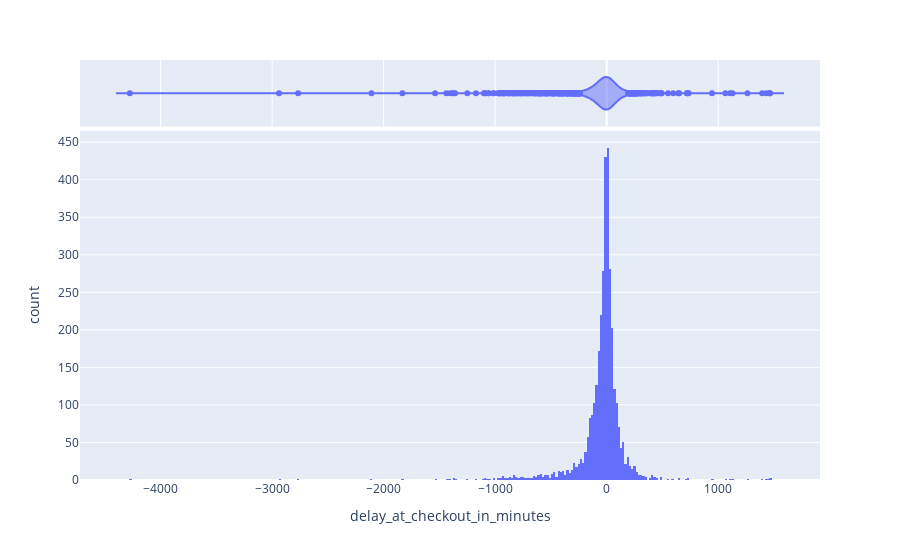
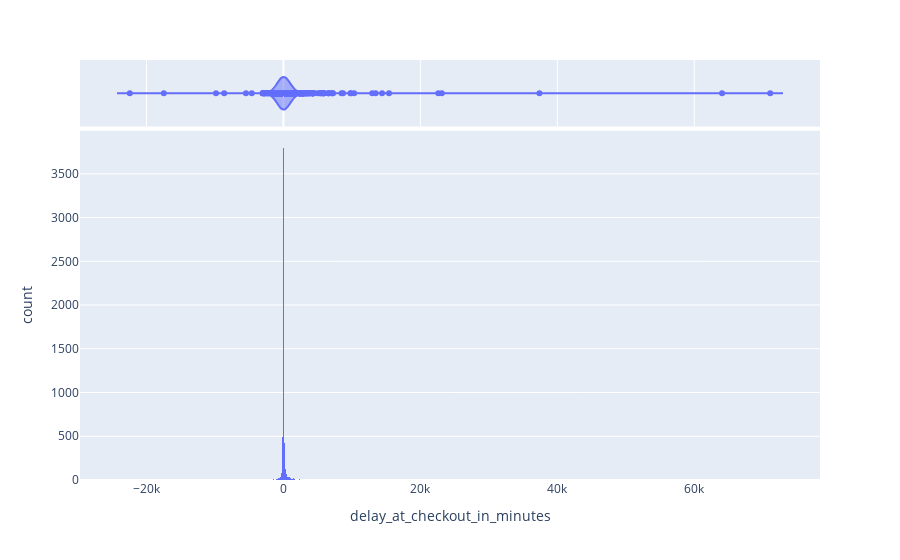

The code cell stored with these charts, in order, in its notebook:
### Code cell
filtered_data = get_around_data[get_around_data['checkin_type'] == 'connect']
fig = px.histogram(data_frame=filtered_data, x='delay_at_checkout_in_minutes', marginal='violin')
fig.show()

filtered_data = get_around_data[get_around_data['checkin_type'] == 'mobile']
fig = px.histogram(data_frame=filtered_data, x='delay_at_checkout_in_minutes', marginal='violin')
fig.show()

### Figure 1 — Plotly figure (JSON) as saved in the notebook; plotly's stock layout.template omitted (floating-point values rounded to 4 significant figures; data arrays with more than 128 entries replaced by an {"elided": "..."} marker saying what was removed)
{"data": [{"bingroup": "x", "hovertemplate": "delay_at_checkout_in_minutes=%{x}<br>count=%{y}<extra></extra>", "legendgroup": "", "marker": {"color": "#636efa", "pattern": {"shape": ""}}, "name": "", "orientation": "v", "showlegend": false, "type": "histogram", "x": {"elided": "4307 float values"}, "xaxis": "x", "yaxis": "y"}, {"hovertemplate": "delay_at_checkout_in_minutes=%{x}<extra></extra>", "legendgroup": "", "marker": {"color": "#636efa"}, "name": "", "scalegroup": "x", "showlegend": false, "type": "violin", "x": {"elided": "4307 float values"}, "xaxis": "x2", "yaxis": "y2"}], "layout": {"barmode": "relative", "legend": {"tracegroupgap": 0}, "margin": {"t": 60}, "xaxis": {"anchor": "y", "domain": [0, 1], "title": {"text": "delay_at_checkout_in_minutes"}}, "xaxis2": {"anchor": "y2", "domain": [0, 1], "matches": "x", "showgrid": true, "showticklabels": false}, "yaxis": {"anchor": "x", "domain": [0, 0.8316], "title": {"text": "count"}}, "yaxis2": {"anchor": "x2", "domain": [0.8416, 1], "matches": "y2", "showgrid": false, "showline": false, "showticklabels": false, "ticks": ""}}}

### Figure 2 — Plotly figure (JSON) as saved in the notebook; plotly's stock layout.template omitted (floating-point values rounded to 4 significant figures; data arrays with more than 128 entries replaced by an {"elided": "..."} marker saying what was removed)
{"data": [{"bingroup": "x", "hovertemplate": "delay_at_checkout_in_minutes=%{x}<br>count=%{y}<extra></extra>", "legendgroup": "", "marker": {"color": "#636efa", "pattern": {"shape": ""}}, "name": "", "orientation": "v", "showlegend": false, "type": "histogram", "x": {"elided": "17003 float values"}, "xaxis": "x", "yaxis": "y"}, {"hovertemplate": "delay_at_checkout_in_minutes=%{x}<extra></extra>", "legendgroup": "", "marker": {"color": "#636efa"}, "name": "", "scalegroup": "x", "showlegend": false, "type": "violin", "x": {"elided": "17003 float values"}, "xaxis": "x2", "yaxis": "y2"}], "layout": {"barmode": "relative", "legend": {"tracegroupgap": 0}, "margin": {"t": 60}, "xaxis": {"anchor": "y", "domain": [0, 1], "title": {"text": "delay_at_checkout_in_minutes"}}, "xaxis2": {"anchor": "y2", "domain": [0, 1], "matches": "x", "showgrid": true, "showticklabels": false}, "yaxis": {"anchor": "x", "domain": [0, 0.8316], "title": {"text": "count"}}, "yaxis2": {"anchor": "x2", "domain": [0.8416, 1], "matches": "y2", "showgrid": false, "showline": false, "showticklabels": false, "ticks": ""}}}
